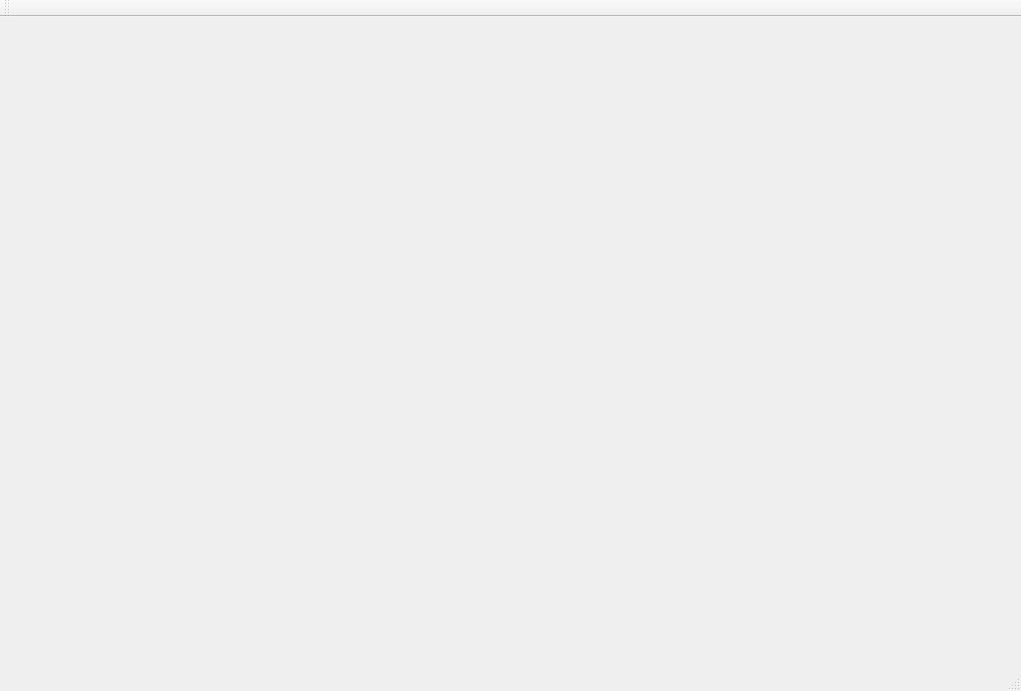
<?xml version="1.0" encoding="UTF-8"?>
<ui version="4.0">
 <class>MainWindow</class>
 <widget class="QMainWindow" name="MainWindow">
  <property name="geometry">
   <rect>
    <x>0</x>
    <y>0</y>
    <width>1021</width>
    <height>691</height>
   </rect>
  </property>
  <property name="windowTitle">
   <string>MainWindow</string>
  </property>
  <widget class="QWidget" name="centralWidget"/>
  <widget class="QMenuBar" name="menuBar">
   <property name="geometry">
    <rect>
     <x>0</x>
     <y>0</y>
     <width>1021</width>
     <height>22</height>
    </rect>
   </property>
  </widget>
  <widget class="QToolBar" name="mainToolBar">
   <attribute name="toolBarArea">
    <enum>TopToolBarArea</enum>
   </attribute>
   <attribute name="toolBarBreak">
    <bool>false</bool>
   </attribute>
  </widget>
  <widget class="QStatusBar" name="statusBar"/>
 </widget>
 <layoutdefault spacing="6" margin="11"/>
 <resources/>
 <connections/>
</ui>
